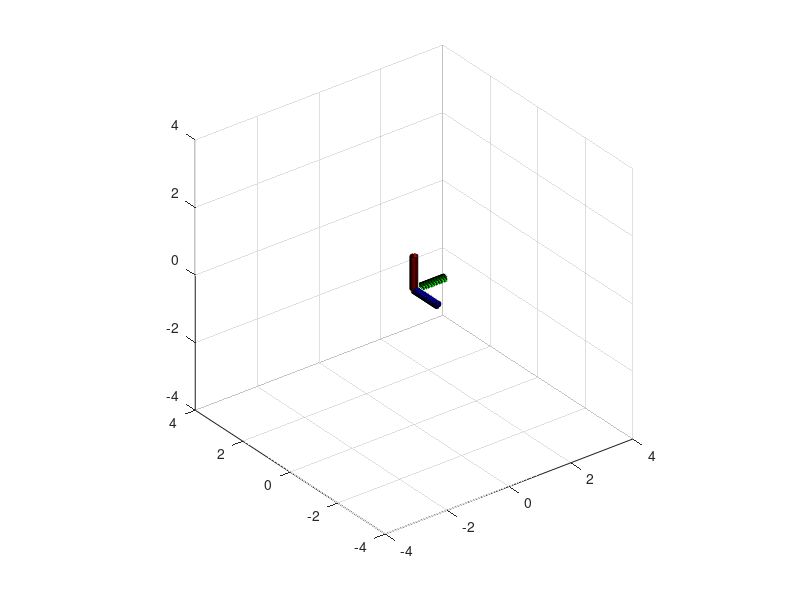

Recreate this plot in MATLAB. (Note: this script raises an error after producing the figure.)


  

k = 4;
myaxes = axes('xlim', [-k,k], 'ylim', [-k,k], 'zlim', [-k,k]);
view(3);
grid on;
axis equal;
hold on

[rollaxis, pitchaxis, yawaxis] = cylinder([0.1 0.1]);%axis cylinders are defined

h(1) = surface(rollaxis, pitchaxis, yawaxis, 'FaceColor', 'r');
h(2) = surface(rollaxis, -yawaxis, -pitchaxis, 'FaceColor', 'b');
h(3) = surface(yawaxis, rollaxis, pitchaxis, 'FaceColor', 'g');
legend('YAW AXIS', 'PITCH AXIS', 'ROLL AXIS','AutoUpdate','off')

combinedobject = hgtransform('parent', myaxes);
set(h, 'parent', combinedobject);
drawnow;

s = serial('COM12');
set(s,'Baudrate',9600);


check = 0;
fopen(s);
pause(1);%wait for communication to start
% while(check == 0)
%     initial = fgets(s)
%     if(length(initial) == 9)
%         if(initial(1:8) == '$GETEU,*')
%            check = 1 
%         end
%     end
%     if(check == 0)
%         initial = fgets(s);
%     end
% end
while 1
    flushinput(s);
    data = fgets(s);
    disp(data);
    C = strsplit(data, ',');
    
               yaw = str2double(C(1,5));
               pitch = str2double(C(1,3));
               roll = str2double(C(1,2));            
               disp(data);

               rotation1 = makehgtform('xrotate', (pi/180)*(roll), 'yrotate', (pi/180)*(pitch), 'zrotate', (pi/180)*(yaw));
               set(combinedobject, 'matrix', rotation1);
               drawnow;

%                rotation2 = makehgtform('yrotate', (pi/180)*(pitch));
%                set(combinedobject, 'matrix', rotation2);
%                drawnow;
% 
%                rotation3 = makehgtform('zrotate', (pi/180)*(yaw));
%                set(combinedobject, 'matrix', rotation3);
%                drawnow;
               %refresh(f);
            end
        
    


